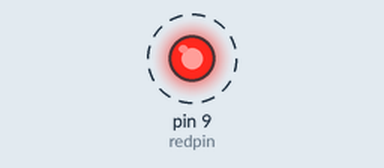
Bench run of a sketch on a simulated Arduino Uno, built with avr-gcc and run on an emulated ATmega328P. On the bench: output pins drawn as LEDs (lit = HIGH). Dashed ring = blinking.

Above: at 0.05 s.
Timing chart, 0 to 4.6 s (numbered marks = the images above):
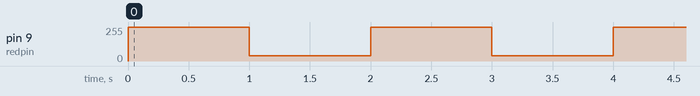

Measured:
- by itself, pin 9 (redpin): alternates 255/255 for 1.0 s and 40/255 for 1.0 s

The sketch:

special_digital_pins.ino
```cpp
// Description:  PWM PINS("PAUSE WITH MODULATION") OR SPECIAL DIGITAL PINS ARE BOTH DIGITAL AND ANALOG:

int redpin=9;

void setup() {

  pinMode(redpin,OUTPUT);

}

void loop() {

  analogWrite(redpin,255);// HERE WE USING THE SPECIAL PIN AS ANALOG PIN WHERE 255:WORKS AS HIGH(5V) AND 0 AS (0V);
  delay(1000);// 1 sec
  analogWrite(redpin,40);// here 40 determine low voltage supply to the LED
  delay(1000);

}
```
